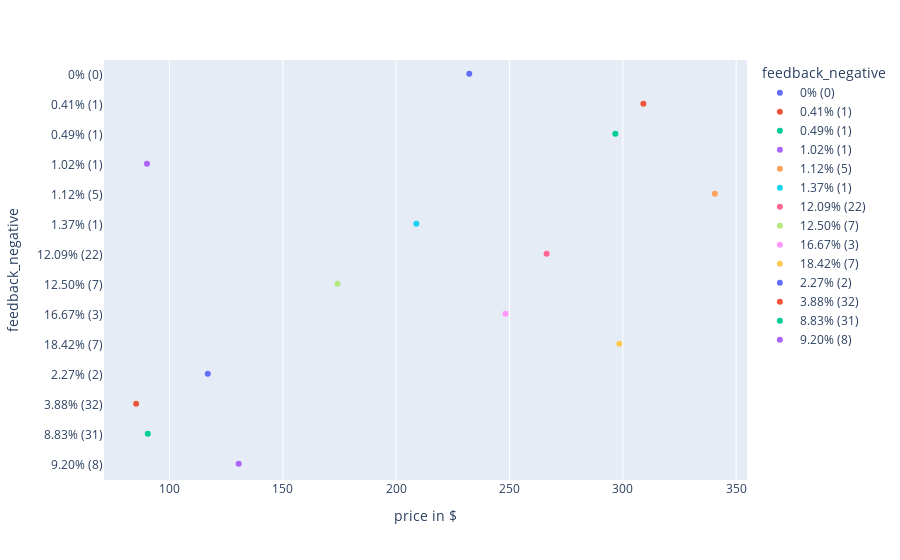

The code cell stored with this chart in its notebook:
### Code cell
plot_category_wise_unsorted('feedback_negative')

### Figure 1 — Plotly figure (JSON) as saved in the notebook; plotly's stock layout.template omitted (floating-point values rounded to 4 significant figures)
{"data": [{"alignmentgroup": "True", "boxpoints": "all", "fillcolor": "rgba(255,255,255,0)", "hoveron": "points", "hovertemplate": "feedback_negative=%{y}<br>price in $=%{x}<extra></extra>", "legendgroup": "0% (0)", "line": {"color": "rgba(255,255,255,0)"}, "marker": {"color": "#636efa"}, "name": "0% (0)", "offsetgroup": "0% (0)", "orientation": "h", "pointpos": 0, "showlegend": true, "type": "box", "x": [232.3], "x0": " ", "xaxis": "x", "y": ["0% (0)"], "y0": " ", "yaxis": "y"}, {"alignmentgroup": "True", "boxpoints": "all", "fillcolor": "rgba(255,255,255,0)", "hoveron": "points", "hovertemplate": "feedback_negative=%{y}<br>price in $=%{x}<extra></extra>", "legendgroup": "0.41% (1)", "line": {"color": "rgba(255,255,255,0)"}, "marker": {"color": "#EF553B"}, "name": "0.41% (1)", "offsetgroup": "0.41% (1)", "orientation": "h", "pointpos": 0, "showlegend": true, "type": "box", "x": [309.1], "x0": " ", "xaxis": "x", "y": ["0.41% (1)"], "y0": " ", "yaxis": "y"}, {"alignmentgroup": "True", "boxpoints": "all", "fillcolor": "rgba(255,255,255,0)", "hoveron": "points", "hovertemplate": "feedback_negative=%{y}<br>price in $=%{x}<extra></extra>", "legendgroup": "0.49% (1)", "line": {"color": "rgba(255,255,255,0)"}, "marker": {"color": "#00cc96"}, "name": "0.49% (1)", "offsetgroup": "0.49% (1)", "orientation": "h", "pointpos": 0, "showlegend": true, "type": "box", "x": [296.7], "x0": " ", "xaxis": "x", "y": ["0.49% (1)"], "y0": " ", "yaxis": "y"}, {"alignmentgroup": "True", "boxpoints": "all", "fillcolor": "rgba(255,255,255,0)", "hoveron": "points", "hovertemplate": "feedback_negative=%{y}<br>price in $=%{x}<extra></extra>", "legendgroup": "1.02% (1)", "line": {"color": "rgba(255,255,255,0)"}, "marker": {"color": "#ab63fa"}, "name": "1.02% (1)", "offsetgroup": "1.02% (1)", "orientation": "h", "pointpos": 0, "showlegend": true, "type": "box", "x": [90.09], "x0": " ", "xaxis": "x", "y": ["1.02% (1)"], "y0": " ", "yaxis": "y"}, {"alignmentgroup": "True", "boxpoints": "all", "fillcolor": "rgba(255,255,255,0)", "hoveron": "points", "hovertemplate": "feedback_negative=%{y}<br>price in $=%{x}<extra></extra>", "legendgroup": "1.12% (5)", "line": {"color": "rgba(255,255,255,0)"}, "marker": {"color": "#FFA15A"}, "name": "1.12% (5)", "offsetgroup": "1.12% (5)", "orientation": "h", "pointpos": 0, "showlegend": true, "type": "box", "x": [340.6], "x0": " ", "xaxis": "x", "y": ["1.12% (5)"], "y0": " ", "yaxis": "y"}, {"alignmentgroup": "True", "boxpoints": "all", "fillcolor": "rgba(255,255,255,0)", "hoveron": "points", "hovertemplate": "feedback_negative=%{y}<br>price in $=%{x}<extra></extra>", "legendgroup": "1.37% (1)", "line": {"color": "rgba(255,255,255,0)"}, "marker": {"color": "#19d3f3"}, "name": "1.37% (1)", "offsetgroup": "1.37% (1)", "orientation": "h", "pointpos": 0, "showlegend": true, "type": "box", "x": [208.9], "x0": " ", "xaxis": "x", "y": ["1.37% (1)"], "y0": " ", "yaxis": "y"}, {"alignmentgroup": "True", "boxpoints": "all", "fillcolor": "rgba(255,255,255,0)", "hoveron": "points", "hovertemplate": "feedback_negative=%{y}<br>price in $=%{x}<extra></extra>", "legendgroup": "12.09% (22)", "line": {"color": "rgba(255,255,255,0)"}, "marker": {"color": "#FF6692"}, "name": "12.09% (22)", "offsetgroup": "12.09% (22)", "orientation": "h", "pointpos": 0, "showlegend": true, "type": "box", "x": [266.4], "x0": " ", "xaxis": "x", "y": ["12.09% (22)"], "y0": " ", "yaxis": "y"}, {"alignmentgroup": "True", "boxpoints": "all", "fillcolor": "rgba(255,255,255,0)", "hoveron": "points", "hovertemplate": "feedback_negative=%{y}<br>price in $=%{x}<extra></extra>", "legendgroup": "12.50% (7)", "line": {"color": "rgba(255,255,255,0)"}, "marker": {"color": "#B6E880"}, "name": "12.50% (7)", "offsetgroup": "12.50% (7)", "orientation": "h", "pointpos": 0, "showlegend": true, "type": "box", "x": [174.2], "x0": " ", "xaxis": "x", "y": ["12.50% (7)"], "y0": " ", "yaxis": "y"}, {"alignmentgroup": "True", "boxpoints": "all", "fillcolor": "rgba(255,255,255,0)", "hoveron": "points", "hovertemplate": "feedback_negative=%{y}<br>price in $=%{x}<extra></extra>", "legendgroup": "16.67% (3)", "line": {"color": "rgba(255,255,255,0)"}, "marker": {"color": "#FF97FF"}, "name": "16.67% (3)", "offsetgroup": "16.67% (3)", "orientation": "h", "pointpos": 0, "showlegend": true, "type": "box", "x": [248.3], "x0": " ", "xaxis": "x", "y": ["16.67% (3)"], "y0": " ", "yaxis": "y"}, {"alignmentgroup": "True", "boxpoints": "all", "fillcolor": "rgba(255,255,255,0)", "hoveron": "points", "hovertemplate": "feedback_negative=%{y}<br>price in $=%{x}<extra></extra>", "legendgroup": "18.42% (7)", "line": {"color": "rgba(255,255,255,0)"}, "marker": {"color": "#FECB52"}, "name": "18.42% (7)", "offsetgroup": "18.42% (7)", "orientation": "h", "pointpos": 0, "showlegend": true, "type": "box", "x": [298.5], "x0": " ", "xaxis": "x", "y": ["18.42% (7)"], "y0": " ", "yaxis": "y"}, {"alignmentgroup": "True", "boxpoints": "all", "fillcolor": "rgba(255,255,255,0)", "hoveron": "points", "hovertemplate": "feedback_negative=%{y}<br>price in $=%{x}<extra></extra>", "legendgroup": "2.27% (2)", "line": {"color": "rgba(255,255,255,0)"}, "marker": {"color": "#636efa"}, "name": "2.27% (2)", "offsetgroup": "2.27% (2)", "orientation": "h", "pointpos": 0, "showlegend": true, "type": "box", "x": [116.9], "x0": " ", "xaxis": "x", "y": ["2.27% (2)"], "y0": " ", "yaxis": "y"}, {"alignmentgroup": "True", "boxpoints": "all", "fillcolor": "rgba(255,255,255,0)", "hoveron": "points", "hovertemplate": "feedback_negative=%{y}<br>price in $=%{x}<extra></extra>", "legendgroup": "3.88% (32)", "line": {"color": "rgba(255,255,255,0)"}, "marker": {"color": "#EF553B"}, "name": "3.88% (32)", "offsetgroup": "3.88% (32)", "orientation": "h", "pointpos": 0, "showlegend": true, "type": "box", "x": [85.32], "x0": " ", "xaxis": "x", "y": ["3.88% (32)"], "y0": " ", "yaxis": "y"}, {"alignmentgroup": "True", "boxpoints": "all", "fillcolor": "rgba(255,255,255,0)", "hoveron": "points", "hovertemplate": "feedback_negative=%{y}<br>price in $=%{x}<extra></extra>", "legendgroup": "8.83% (31)", "line": {"color": "rgba(255,255,255,0)"}, "marker": {"color": "#00cc96"}, "name": "8.83% (31)", "offsetgroup": "8.83% (31)", "orientation": "h", "pointpos": 0, "showlegend": true, "type": "box", "x": [90.45], "x0": " ", "xaxis": "x", "y": ["8.83% (31)"], "y0": " ", "yaxis": "y"}, {"alignmentgroup": "True", "boxpoints": "all", "fillcolor": "rgba(255,255,255,0)", "hoveron": "points", "hovertemplate": "feedback_negative=%{y}<br>price in $=%{x}<extra></extra>", "legendgroup": "9.20% (8)", "line": {"color": "rgba(255,255,255,0)"}, "marker": {"color": "#ab63fa"}, "name": "9.20% (8)", "offsetgroup": "9.20% (8)", "orientation": "h", "pointpos": 0, "showlegend": true, "type": "box", "x": [130.6], "x0": " ", "xaxis": "x", "y": ["9.20% (8)"], "y0": " ", "yaxis": "y"}], "layout": {"boxmode": "overlay", "legend": {"title": {"text": "feedback_negative"}, "tracegroupgap": 0}, "margin": {"t": 60}, "xaxis": {"anchor": "y", "domain": [0, 1], "title": {"text": "price in $"}}, "yaxis": {"anchor": "x", "categoryarray": ["9.20% (8)", "8.83% (31)", "3.88% (32)", "2.27% (2)", "18.42% (7)", "16.67% (3)", "12.50% (7)", "12.09% (22)", "1.37% (1)", "1.12% (5)", "1.02% (1)", "0.49% (1)", "0.41% (1)", "0% (0)"], "categoryorder": "array", "domain": [0, 1], "title": {"text": "feedback_negative"}}}}
